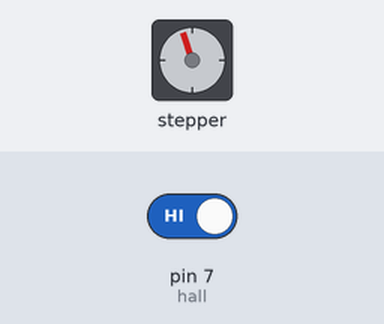
The sketch below on a simulated Arduino Leonardo, built with avr-gcc and run on an emulated ATmega32U4. Parts: stepper motor. Wiring (inferred from the names in the program): stepper motor driver (200 steps per turn assumed): step pin 8; direction pin 9. The inputs (shaded band) are chosen by the test bench; at power-on: pin 7 (hall) HIGH.

Above: at 0.8 s.
0.9 s: pin 7 (hall) driven LOW
At 1.4 s:
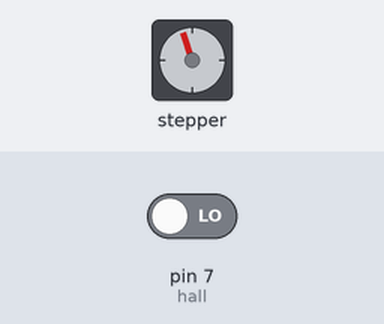
3.9 s: pin 7 (hall) driven HIGH
At 5.86 s:
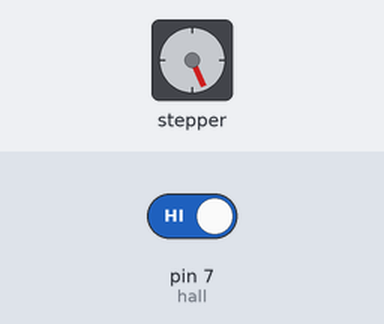
Timing chart, 0 to 21.9 s (numbered marks = the images above; inputs shaded):
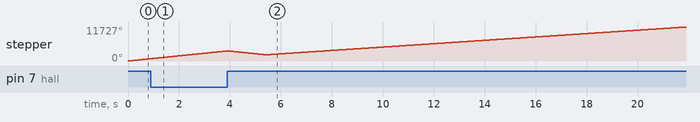

The sketch:

testeMotorDepasso.ino
```cpp
//Definindo o sensor Hall
#define hall 7
bool validador = true;
bool boleano = 1;
// define números de pinos do driver no arduino
const int stepPin = 8;
const int dirPin = 9;
#include <SoftwareSerial.h> //header file of software serial port
SoftwareSerial Serial1(2, 3); //define software serial port name as Serial1 and define pin2 as RX and pin3 as TX
/* For Arduinoboards with multiple serial ports like DUEboard, interpret above two pieces of code and
  directly use Serial1 serial port*/
int distance; //actual distance measurements of LiDAR
int strength; //signal strength of LiDAR
float temprature;
int check; //save check value
int i;
int uart[9]; //save data measured by LiDAR
const int HEADER = 0x59; //frame header of data package

float pos = 0.0;
int angulo;

void setup () {
  //Define os pinos como entrada
  pinMode(hall, INPUT);
  // Define os dois pinos como Saídas
  pinMode(stepPin, OUTPUT);
  pinMode(dirPin, OUTPUT);
  Serial.begin(115200); //set bit rate of serial port connecting Arduino with computer
  Serial1.begin(115200); //set bit rate of serial port connecting LiDAR with Arduino
  pontoInicial();
}
void loop() {
  // permite que o motor se mova em uma direção particular

  digitalWrite(dirPin, HIGH);
  digitalWrite(stepPin, HIGH);
  delayMicroseconds(1500);
  digitalWrite(stepPin, LOW);
  delayMicroseconds(1500);
  pos = pos + 0.666;
  if (pos > 200) {
    pos = 0;
  }
  angulo = map(pos, 0, 200, 0, 360);
  dist_calc(angulo);

}

void pontoInicial() {
  int leituraHall = digitalRead(hall);
  while (leituraHall == 1) {
    leituraHall = digitalRead(hall);
    digitalWrite(dirPin, boleano);
    digitalWrite(stepPin, HIGH);
    delayMicroseconds(1000);
    digitalWrite(stepPin, LOW);
    delayMicroseconds(1000);
  }
  pos = 0;
  if (leituraHall == 0) {
    while (leituraHall != 1) {
      leituraHall = digitalRead(hall);
      pos++;
      digitalWrite(dirPin, boleano);
      digitalWrite(stepPin, HIGH);
      delayMicroseconds(1000);
      digitalWrite(stepPin, LOW);
      delayMicroseconds(1000);
    }
    for (int i = 0; i <= pos / 2; i++) {
      leituraHall = digitalRead(hall);
      boleano = 0;
      digitalWrite(dirPin, boleano);
      digitalWrite(stepPin, HIGH);
      delayMicroseconds(1000);
      digitalWrite(stepPin, LOW);
      delayMicroseconds(1000);
    }
    exit;
  }
}

float dist_calc(int angulo) {
  if (Serial1.available()) { //check if serial port has data input
    if (Serial1.read() == HEADER) { //assess data package frame header 0x59
      uart[0] = HEADER;
      if (Serial1.read() == HEADER) { //assess data package frame header 0x59
        uart[1] = HEADER;
        for (i = 2; i < 9; i++) { //save data in array
          uart[i] = Serial1.read();
        }
        check = uart[0] + uart[1] + uart[2] + uart[3] + uart[4] + uart[5] + uart[6] + uart[7];
        if (uart[8] == (check & 0xff)) { //verify the received data as per protocol
          distance = uart[2] + uart[3] * 256; //calculate distance value
          Serial.print(angulo);
          Serial.print(",");
          Serial.print(distance);
          Serial.print(".");
        }
      }
    }
  }
}
```
